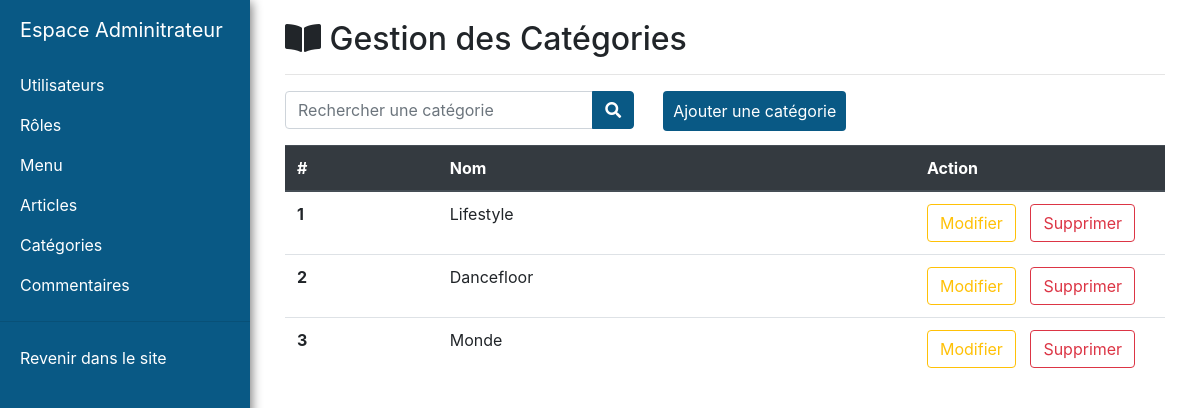
The app's page /admin/admin_categories.php with its own data.
### tables this page shows
CREATE TABLE Categorie(
   id_categorie INT NOT NULL AUTO_INCREMENT PRIMARY KEY,
   nom VARCHAR(50) NOT NULL
);

### includes/class/Database.php (called while the page is built)
<?php
class Database
{
    private static $pdo = null;
    public static function getInstance(): PDO
    {
        if (self::$pdo === null) {
            try {
                $config = parse_ini_file(__DIR__ . '../../config/database.ini');
                $dsn = 'mysql:dbname=' . $config['db_name'] . ';host=' . $config['db_host'];
                $user = $config['db_user'];
                $password = $config['db_password'];
                self::$pdo = new PDO($dsn, $user, $password);
            } catch (PDOException $e) {
                echo 'Connexion échouée : ' . $e->getMessage();
            }
        }
        return self::$pdo;
    }
}
?>

### includes/class/Categorie.php (called while the page is built, shortened)
<?php
class Categorie
{
    public static function getCategories($recherche = '')
    {
        $request = Database::getInstance()->query("SELECT * FROM categorie WHERE nom LIKE '%$recherche%'");
        $data = $request->fetchAll();
        return $data;
    }
}
?>

### admin/admin_categories.php (the view, shortened to what this page needs)
<?php
require_once('../includes/layouts/header_admin.php');
?>
<div id="page-content-wrapper">
    <div class="container-fluid">
        <div class="row">
            <div class="col-lg-12">
                <h2><i class="fas fa-book-open"></i> Gestion des Catégories</h2>
                <hr>
            </div>
            <div class="col-lg-5">
                <form method="Post" action="">
                    <div class="input-group">
                        <input type="text" class="form-control" id="recherche" name="recherche" placeholder="Rechercher une catégorie">
                        <div class="input-group-append">
                            <button class="btn btn-secondary" type="submit">
                                <i class="fa fa-search"></i>
                            </button>
                        </div>
                    </div>
                </form>
            </div>
            <div class="col-lg-5">
                <div class="input-group">
                    <div class="input-group-append">
                        <a class="button" href="admin_add_categorie.php">Ajouter une catégorie</a>
                    </div>
                </div>
            </div>
            <div class="col-lg-12">
                <table class="table table-hover ">
                    <thead class="thead-dark">
                    <tr>
                        <th scope="col">#</th>
                        <th scope="col">Nom</th>
                        <th scope="col">Action</th>
                    </tr>
                    </thead>
                    <tbody>
                    <?php
                    foreach (Categorie::getCategories() as $categorie) {
                        echo '<form method="POST"><tr>';
                        echo '<th scope="row">'.$categorie['id_categorie'].'</th>';
                        echo '<td>'.$categorie['nom'].'</td>';
                        echo '<td width="250px"><button style="margin-right: 10px" type="submit" name="button_modify_categorie" class="btn btn-outline-warning">Modifier</button>
                                                <button type="submit" class="btn btn-outline-danger" name="button_delete_categorie">Supprimer</button></td>';
                        echo '</form> ';
                    }
                    ?>
                    </tbody>
                </table>
            </div>
        </div>
    </div>
</div>
</div>
</body>
</html>

### includes/css/admin.css (style rules this page uses)
.button { background-color: #095985; border: none; color: white; padding: 8px 10px; margin-bottom: 10px; text-decoration: none; display: inline-block; font-size: 16px; transition-duration: 0.4s; cursor: pointer; border-radius : 4px; }
.btn-secondary { background-color: #095985 !important; border-color: #095985 !important; }
#page-content-wrapper { width: 100%; position: absolute; padding: 15px; }
@media (min-width:768px) { #page-content-wrapper { padding: 20px; position: relative; } }

### records on screen
categorie: id_categorie "1", nom "Lifestyle"
categorie: id_categorie "2", nom "Dancefloor"
categorie: id_categorie "3", nom "Monde"
